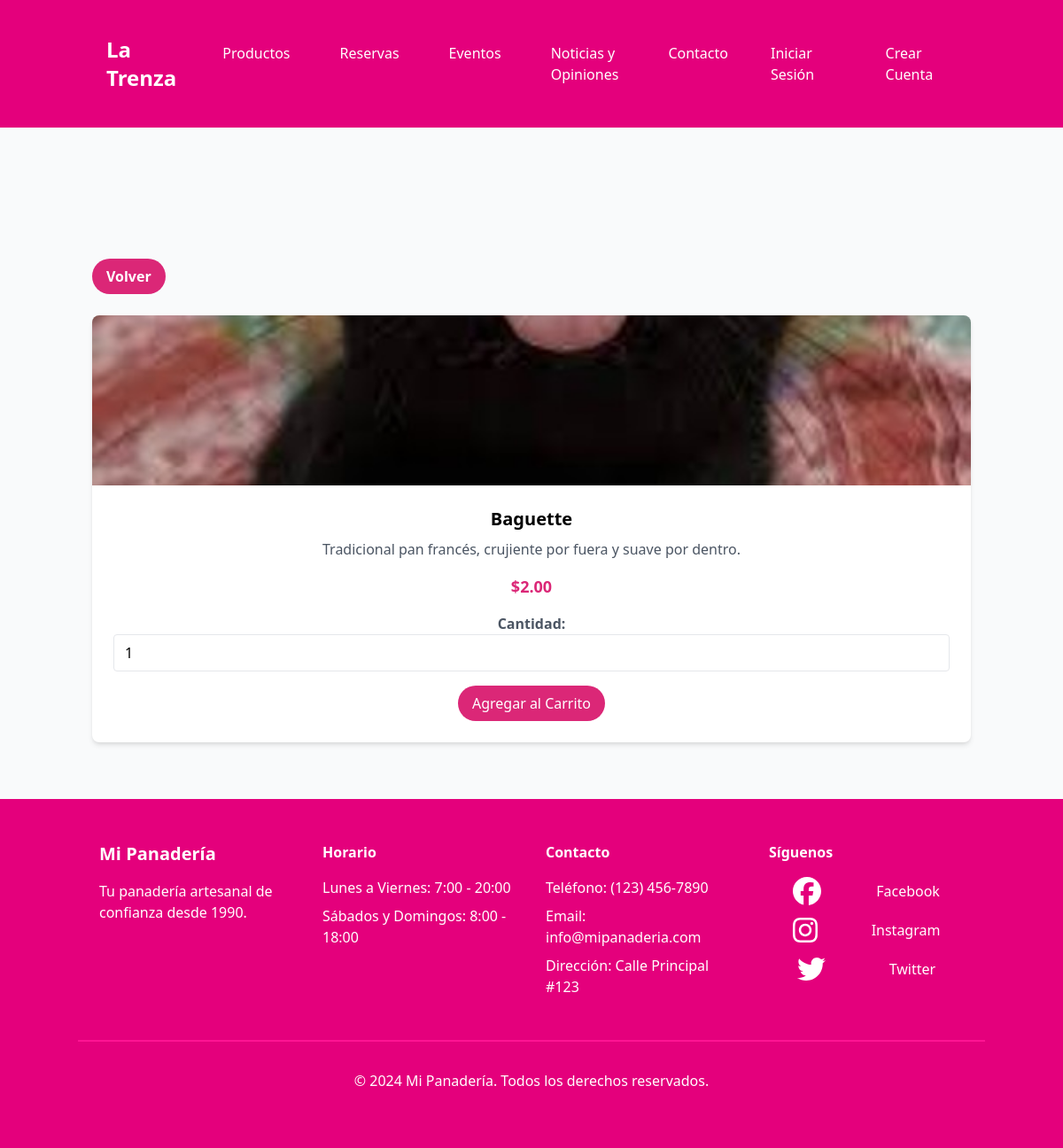
/productos/producto.php?id=2, run on the app's committed database.
### tables this page shows
CREATE TABLE `fotos` (
  `id_foto` int(11) NOT NULL,
  `id_producto` int(11) NOT NULL,
  `url_foto` varchar(255) NOT NULL
);

CREATE TABLE `productos` (
  `id_producto` int(11) NOT NULL,
  `nombre_producto` varchar(100) NOT NULL,
  `descripcion` text DEFAULT NULL,
  `precio` decimal(10,2) NOT NULL,
  `categoria` int(11) DEFAULT NULL,
  `stock` int(11) DEFAULT 0
);

### productos/producto.php (the view, shortened to what this page needs)
<?php
$default_image = 'files/cot.jpg';
$id_producto = isset($_GET['id']) ? (int) $_GET['id'] : 0;
if ($id_producto > 0) {
    $producto = getProductoById($id_producto);
} else {
    $producto = null;
}
function getProductoById($id_producto)
{
    $conn = Conexion::getInstance()->getConnection();
    $query = '
        SELECT
            p.id_producto,
            p.nombre_producto,
            p.descripcion,
            p.precio,
            f.url_foto
        FROM productos p
        LEFT JOIN fotos f ON p.id_producto = f.id_producto
        WHERE p.id_producto = :id_producto
    ';
    $stmt = $conn->prepare($query);
    $stmt->bindParam(':id_producto', $id_producto, PDO::PARAM_INT);
    $stmt->execute();
    return $stmt->fetchAll(PDO::FETCH_ASSOC);
}
?>
<?php include('../header.php'); ?>
<section class="py-16 bg-gray-50">
    <div class="container mx-auto px-4">
        <a href="javascript:history.back()"
            class="inline-block mb-6 py-2 px-4 bg-pink-600 text-white font-bold rounded-full hover:bg-pink-700 transition-colors duration-300">
            Volver
        </a>
        <?php if ($producto && !empty($producto)): ?>
            <?php
            $prod = $producto[0];
            $fotos_urls = [];
            foreach ($producto as $prodItem) {
                if (!empty($prodItem['url_foto'])) {
                    $fotos_urls[] = $prodItem['url_foto'];
                }
            }
            $primary_image = !empty($fotos_urls[0]) ? $fotos_urls[0] : $default_image;
            ?>
            <div
                class="product-card bg-white rounded-lg shadow-md overflow-hidden text-center hover:shadow-lg transition-shadow duration-300">
                <div class="h-48 overflow-hidden relative group">
                    <a href="<?php echo htmlspecialchars($primary_image); ?>" target="_blank" class="block h-full">
                        <img src="<?php echo htmlspecialchars($primary_image); ?>"
                            alt="<?php echo htmlspecialchars($prod['nombre_producto']); ?>"
                            class="w-full h-full object-cover transition-transform duration-300 group-hover:scale-105"
                            loading="lazy" onerror="this.src='<?php echo $default_image; ?>'">
                    </a>
                </div>
                <div class="p-6">
                    <h3 class="text-xl font-bold mb-2 text-black">
                        <?php echo htmlspecialchars($prod['nombre_producto']); ?>
                    </h3>
                    <?php if (!empty($prod['descripcion'])): ?>
                        <p class="text-gray-600 mb-4 line-clamp-2">
                            <?php echo htmlspecialchars($prod['descripcion']); ?>
                        </p>
                    <?php endif; ?>
                    <p class="text-lg font-bold text-pink-600 mb-4">
                        $<?php echo number_format($prod['precio'], 2); ?>
                    </p>
                    <form id="add-to-cart-form" action="producto.php" method="POST">
                        <label for="cantidad" class="text-gray-600 font-semibold">Cantidad:</label>
                        <input type="number" id="cantidad" name="cantidad" min="1" value="1" class="border rounded py-2 px-3 mb-4 w-full" required>
                        <button type="submit"
                            class="bg-pink-600 text-white py-2 px-4 rounded-full hover:bg-pink-700 transition-colors duration-300">
                            Agregar al Carrito
                        </button>
                    </form>
                </div>
            </div>
        <?php else: ?>
            <div class="col-span-3 text-center text-gray-600 py-8">
                <p>No se encontró el producto.</p>
            </div>
        <?php endif; ?>
    </div>
</section>
<?php include('../footer.php'); ?>

### css/home-styles.css (style rules this page uses)
.product-card { transition: transform 0.3s ease, box-shadow 0.3s ease; transform-style: preserve-3d; }

### data on the page
fotos: id_producto.nombre_producto "Baguette", id_producto.descripcion "Tradicional pan francés, crujiente por fuera y suave por dentro.", id_producto.precio "2.00"

### other printed values
SITE_NAME "La Trenza"
